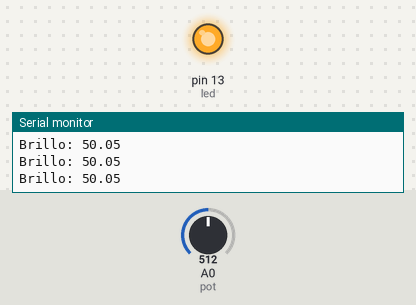
Bench run of a sketch on a simulated Arduino Uno, built with avr-gcc and run on an emulated ATmega328P. On the bench: output pins drawn as LEDs (lit = HIGH), the last lines printed to the serial monitor. The test bench sets the inputs (shaded band); at power-on: A0 (pot) = 512.

Above: at 1.2 s.
1.3 s: A0 (pot) set to 499
At 2.5 s:
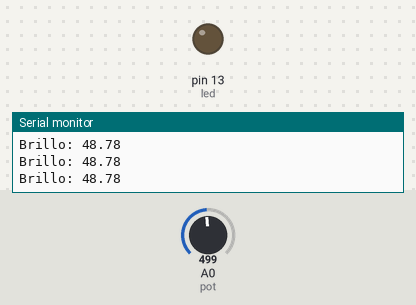
2.8 s: A0 (pot) set to 716
At 4.0 s:
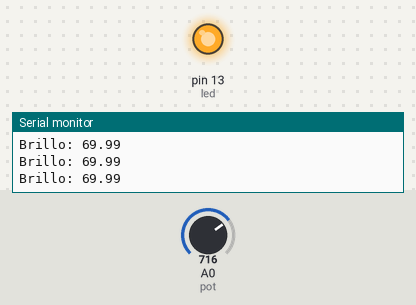
4.3 s: A0 (pot) set to 511
At 5.4 s:
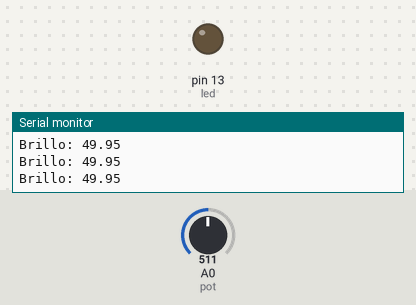
Timing chart, 0 to 7.3 s (numbered marks = the images above; inputs shaded):
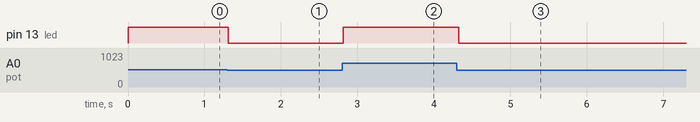

The sketch:

P3a2-PWM.ino
```cpp
#define pot A0
#define led 13

float value = 0;
float brillo;

int pwm = 0;

void setup() {
  pinMode(led, OUTPUT);
  Serial.begin(9600); //Nos permite comunicarnos entre la computadora y el arduino a esa velocidad de 9600

}

void loop() {

  value = analogRead(pot);

  pwm = value/4;

  analogWrite(led, pwm);

  brillo = value/1023*100;

  Serial.print("Brillo: ");
  Serial.println(brillo);

  delay(100);
}
```

Measured:
- the behaviour switches between 512 and 511 on A0 (pot) (found by bisection; images 0 and 1)
- after the input at 1.3 s, pin 13 (led): HIGH → LOW at once
- after the input at 2.8 s, pin 13 (led): LOW → HIGH at once
- after the input at 4.3 s, pin 13 (led): HIGH → LOW at once
